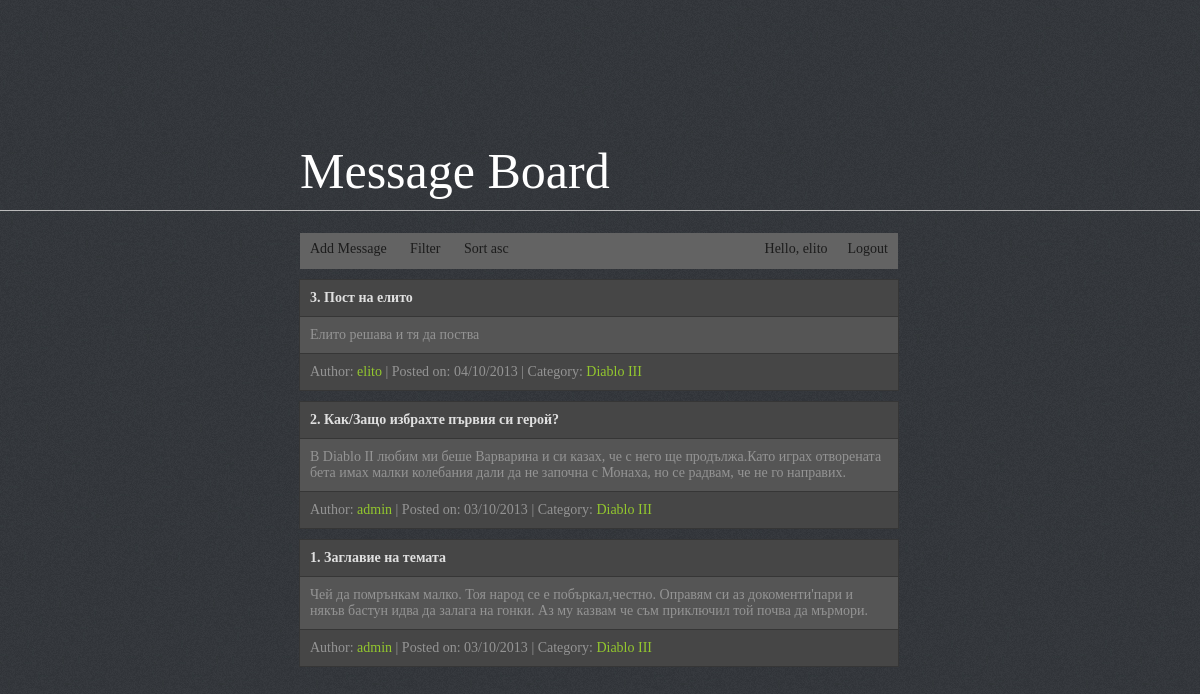
The app's page /index.php?c=1 (signed in) with its own data.
### tables this page shows
CREATE TABLE IF NOT EXISTS `msg` (
  `msg_id` int(11) NOT NULL AUTO_INCREMENT,
  `author_id` int(11) NOT NULL,
  `cat_id` int(11) NOT NULL,
  `date_added` int(11) NOT NULL,
  `title` varchar(50) NOT NULL,
  `content` varchar(250) NOT NULL,
  PRIMARY KEY (`msg_id`),
  KEY `author` (`author_id`),
  KEY `cat_id` (`cat_id`)
);

CREATE TABLE IF NOT EXISTS `users` (
  `user_id` int(11) NOT NULL AUTO_INCREMENT,
  `username` varchar(50) NOT NULL,
  `password` varchar(50) NOT NULL,
  `email` varchar(30) NOT NULL,
  `power` tinyint(4) NOT NULL DEFAULT '1',
  PRIMARY KEY (`user_id`)
);

CREATE TABLE IF NOT EXISTS `cat` (
  `cat_id` int(11) NOT NULL AUTO_INCREMENT,
  `cname` varchar(50) NOT NULL,
  PRIMARY KEY (`cat_id`)
);

### index.php (the view, shortened to what this page needs)
<?php
require 'inc/config.php';
require 'inc/header.php';
$linkFix = 'asc';
$sqlFilter = '';
$sqlDateFilter = 'desc';
if (isset($_GET['c'])) {
    $cat = (int) $_GET['c'];
    $sqlFilter = ' AND c.cat_id=' . $cat . ' ';
} else if (isset($_GET['u'])) {
    $user = (int) $_GET['u'];
    $sqlFilter = ' AND u.user_id=' . $user . ' ';
} else if (isset($_GET['sort'])) {
    if ($_GET['sort'] == 'desc') {
        $linkFix = 'asc';
        $sqlDateFilter = 'desc';
        $sqlFilter = '';
    } else {
        $linkFix = 'desc';
        $sqlDateFilter = 'asc';
        $sqlFilter = '';
    }
}
?>
<div id="navigation">
    <ul id="menu">
        <li><a href="#" id="addMSG">Add Message</a></li>
        <li><a href="index.php">Filter</a>
        </li>
        <li><a href="?sort=<?= $linkFix; ?>">Sort <?= $linkFix; ?></a></li>
        <li style="float: right;"><a href="logout.php">Logout</a></li>
        <li style="float: right;"><a href="#">Hello, <?= $_SESSION['username'] ?></a></li>
    </ul>
</div>
<?php
$sql = 'SELECT u.username,u.user_id,m.msg_id,m.title,m.content,m.date_added, c.cname, c.cat_id
        FROM msg as m, users as u, cat as c
        WHERE m.author_id = u.user_id AND c.cat_id = m.cat_id' .
        $sqlFilter
        . ' ORDER BY m.date_added ' . $sqlDateFilter;
$result = mysqli_query($link, $sql);
if ($result->num_rows > 0) {
    if ($linkFix == 'asc') {
        $counter = $result->num_rows;
    } else {
        $counter = 1;
    }
    while ($row = $result->fetch_assoc()) {
        $real_date = date('d/m/Y', $row['date_added']);
        echo '<table>
    <tr>
        <td class="sum">' . $counter . '. ' . $row['title'] . '</td>
    </tr>
    <tr>
        <td>' . $row['content'] . '</td>
    </tr>
    <tr>
        <td>Author: <a href="?u=' . $row['user_id'] . '">' . $row['username'] . '</a> | Posted on: ' . $real_date . ' | Category: <a href="?c=' . $row['cat_id'] . '">' . $row['cname'] . '</a>';
        echo '</td>
    </tr>
</table>';
        if ($linkFix == 'desc') {
            $counter++;
        } else {
            $counter--;
        }
    }
} else {
    echo '<table><tr><td style="color: #ffc000;">';
    echo 'There are no messages at the moment.';
    echo '</td></tr></table>';
}
?>
<?php
include 'inc/footer.php';
?>

### css/style.css (style rules this page uses)
body { background: #33363b url(../img/bg.jpg)repeat-x;font-family: Tahoma;font-size: 14px; }
#navigation { float: left;width: 598px;height: 36px; background: #636363; }
table { color: #949494; border-collapse: collapse;width: 600px;margin-left: -1px;position: relative;top:10px;float: left;z-index: 2; margin-bottom: 10px; }
td { background: #555555; border: 1px solid #363636; padding: 10px; text-align: left; }
tr:first-child td, tr:last-child td { background: #464646; }
.sum { font-weight: bold;color: #e0e0e0; }
td a { color: #93c72e; text-decoration: none; }
ul#menu, ul#menu ul.sub-menu { padding:0; margin: 0; margin-top: 3px; }
ul#menu li, ul#menu ul.sub-menu li { list-style-type: none; display: inline-block; }
ul#menu li a, ul#menu li ul.sub-menu li a { text-decoration: none; color: #1c1c1c; background: #636363; padding: 8px 10px 0 10px; display:inline-block; height: 28px; margin-top: -3px; }
ul#menu li { position: relative; }

### records on screen
msg: counter "3", title "Пост на елито", content "Елито решава и тя да поства", author.username "elito", date_added "04/10/2013", cat.cname "Diablo III"
msg: counter "2", title "Как/Защо избрахте първия си герой?", content "В Diablo II любим ми беше Варварина и си казах, че с него ще продължа.Като играх отворената бета имах малки колебания дали да не започна с Монаха, но се радвам, че не го направих.", author.username "admin", date_added "03/10/2013", cat.cname "Diablo III"
msg: counter "1", title "Заглавие на темата", content "Чей да помрънкам малко. Тоя народ се е побъркал,честно. Оправям си аз докоменти'пари и някъв бастун идва да залага на гонки. Аз му казвам че съм приключил той почва да мърмори.", author.username "admin", date_added "03/10/2013", cat.cname "Diablo III"

### other values on screen
$linkFix "asc"
$_SESSION['username'] "elito"
